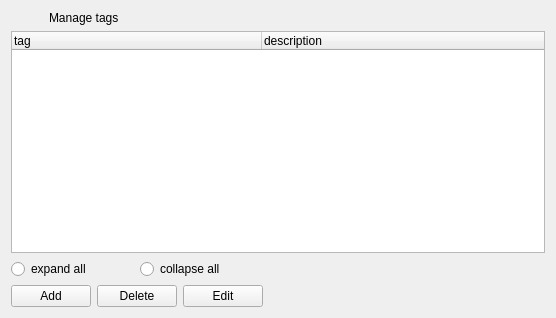
<?xml version="1.0" encoding="UTF-8"?>
<ui version="4.0">
 <class>tags_form</class>
 <widget class="QWidget" name="tags_form">
  <property name="geometry">
   <rect>
    <x>0</x>
    <y>0</y>
    <width>556</width>
    <height>318</height>
   </rect>
  </property>
  <property name="windowTitle">
   <string>Picture tags</string>
  </property>
  <layout class="QGridLayout" name="gridLayout">
   <item row="3" column="1">
    <spacer name="horizontalSpacer">
     <property name="orientation">
      <enum>Qt::Horizontal</enum>
     </property>
     <property name="sizeHint" stdset="0">
      <size>
       <width>40</width>
       <height>20</height>
      </size>
     </property>
    </spacer>
   </item>
   <item row="3" column="0">
    <layout class="QHBoxLayout" name="horizontalLayout_4">
     <item>
      <widget class="QRadioButton" name="radioButton">
       <property name="text">
        <string>expand all</string>
       </property>
      </widget>
     </item>
     <item>
      <widget class="QRadioButton" name="radioButton_2">
       <property name="text">
        <string>collapse all</string>
       </property>
      </widget>
     </item>
    </layout>
   </item>
   <item row="2" column="0" colspan="2">
    <widget class="QTreeWidget" name="tag">
     <property name="itemsExpandable">
      <bool>true</bool>
     </property>
     <property name="doctype" stdset="0">
      <string notr="true">TagHierarchyRequest.simpleform</string>
     </property>
     <property name="rootelement" stdset="0">
      <string>tag</string>
     </property>
     <property name="state" stdset="0">
      <string notr="true">{global.tagState}</string>
     </property>
     <property name="action" stdset="0">
      <string notr="true">read</string>
     </property>
     <attribute name="headerDefaultSectionSize">
      <number>250</number>
     </attribute>
     <column>
      <property name="text">
       <string>tag</string>
      </property>
     </column>
     <column>
      <property name="text">
       <string>description</string>
      </property>
     </column>
    </widget>
   </item>
   <item row="6" column="0">
    <layout class="QHBoxLayout" name="horizontalLayout">
     <item>
      <widget class="QPushButton" name="add">
       <property name="text">
        <string>Add</string>
       </property>
       <property name="form" stdset="0">
        <string notr="true">tag_add</string>
       </property>
       <property name="global.id" stdset="0">
        <string notr="true">{tag.id}</string>
       </property>
       <property name="global.tagState" stdset="0">
        <string>{tag.state}</string>
       </property>
      </widget>
     </item>
     <item>
      <widget class="QPushButton" name="delete_2">
       <property name="text">
        <string>Delete</string>
       </property>
       <property name="doctype" stdset="0">
        <string notr="true">Tag.simpleform</string>
       </property>
       <property name="rootelement" stdset="0">
        <string notr="true">tag</string>
       </property>
       <property name="action" stdset="0">
        <string notr="true">delete</string>
       </property>
       <property name="form" stdset="0">
        <string notr="true">tags</string>
       </property>
       <property name="id" stdset="0">
        <string>{tag.id}</string>
       </property>
       <property name="global.tagState" stdset="0">
        <string>{tag.state}</string>
       </property>
      </widget>
     </item>
     <item>
      <widget class="QPushButton" name="edit">
       <property name="text">
        <string>Edit</string>
       </property>
       <property name="form" stdset="0">
        <string notr="true">tag_edit</string>
       </property>
       <property name="global.id" stdset="0">
        <string notr="true">{tag.id}</string>
       </property>
       <property name="global.tagState" stdset="0">
        <string>{tag.state}</string>
       </property>
      </widget>
     </item>
    </layout>
   </item>
   <item row="1" column="0">
    <layout class="QHBoxLayout" name="horizontalLayout_2">
     <item>
      <widget class="QLabel" name="label">
       <property name="maximumSize">
        <size>
         <width>32</width>
         <height>32</height>
        </size>
       </property>
       <property name="text">
        <string/>
       </property>
       <property name="pixmap">
        <pixmap resource="../qtclient.qrc">:/images/tag_blue.png</pixmap>
       </property>
      </widget>
     </item>
     <item>
      <widget class="QLabel" name="label_2">
       <property name="text">
        <string>Manage tags</string>
       </property>
      </widget>
     </item>
    </layout>
   </item>
  </layout>
 </widget>
 <tabstops>
  <tabstop>tag</tabstop>
  <tabstop>radioButton</tabstop>
  <tabstop>radioButton_2</tabstop>
  <tabstop>add</tabstop>
  <tabstop>delete_2</tabstop>
  <tabstop>edit</tabstop>
 </tabstops>
 <resources>
  <include location="../qtclient.qrc"/>
 </resources>
 <connections>
  <connection>
   <sender>radioButton</sender>
   <signal>toggled(bool)</signal>
   <receiver>tag</receiver>
   <slot>expandAll()</slot>
   <hints>
    <hint type="sourcelabel">
     <x>66</x>
     <y>270</y>
    </hint>
    <hint type="destinationlabel">
     <x>62</x>
     <y>234</y>
    </hint>
   </hints>
  </connection>
  <connection>
   <sender>radioButton_2</sender>
   <signal>toggled(bool)</signal>
   <receiver>tag</receiver>
   <slot>collapseAll()</slot>
   <hints>
    <hint type="sourcelabel">
     <x>146</x>
     <y>265</y>
    </hint>
    <hint type="destinationlabel">
     <x>146</x>
     <y>227</y>
    </hint>
   </hints>
  </connection>
  <connection>
   <sender>tag</sender>
   <signal>doubleClicked(QModelIndex)</signal>
   <receiver>edit</receiver>
   <slot>click()</slot>
   <hints>
    <hint type="sourcelabel">
     <x>299</x>
     <y>113</y>
    </hint>
    <hint type="destinationlabel">
     <x>216</x>
     <y>294</y>
    </hint>
   </hints>
  </connection>
 </connections>
</ui>
